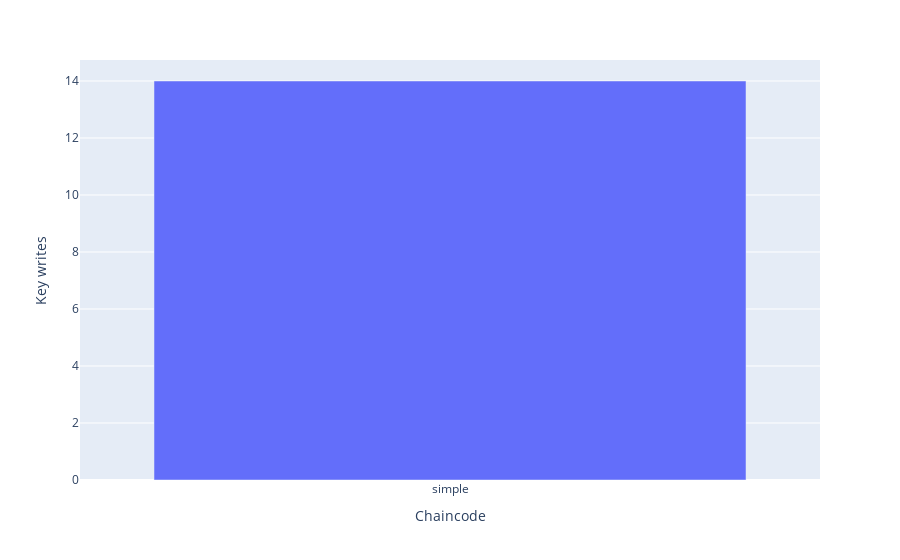

This figure's notebook cell:
### Code cell
labels={"x":"Chaincode","y":"Key writes"}
fig = px.bar(x=txDfw['chaincode'].unique(),y=txDfw['chaincode'].value_counts(),labels=labels)
fig

### Figure 1 — Plotly figure (JSON) as saved in the notebook; plotly's stock layout.template omitted (floating-point values rounded to 4 significant figures)
{"data": [{"alignmentgroup": "True", "hovertemplate": "Chaincode=%{x}<br>Key writes=%{y}<extra></extra>", "legendgroup": "", "marker": {"color": "#636efa"}, "name": "", "offsetgroup": "", "orientation": "v", "showlegend": false, "textposition": "auto", "type": "bar", "x": ["simple"], "xaxis": "x", "y": [14], "yaxis": "y"}], "layout": {"barmode": "relative", "legend": {"tracegroupgap": 0}, "margin": {"t": 60}, "xaxis": {"anchor": "y", "domain": [0, 1], "title": {"text": "Chaincode"}}, "yaxis": {"anchor": "x", "domain": [0, 1], "title": {"text": "Key writes"}}}}
